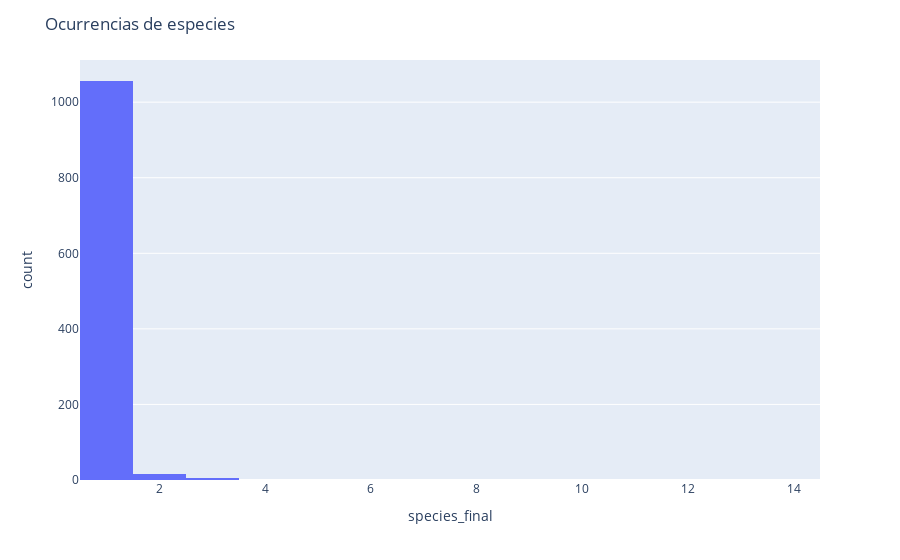

Notebook source saved alongside this figure:
### Code cell
#histograma de las especies agrupadas por numero de ocurrencias con plotly
print("Especie: \n\n",data.species_final.value_counts())
px.histogram(data.species_final.value_counts(), x="species_final").update_layout(title_text="Ocurrencias de especies")

### Figure 1 — Plotly figure (JSON) as saved in the notebook; plotly's stock layout.template omitted (floating-point values rounded to 4 significant figures; data arrays with more than 128 entries replaced by an {"elided": "..."} marker saying what was removed)
{"data": [{"alignmentgroup": "True", "bingroup": "x", "hovertemplate": "species_final=%{x}<br>count=%{y}<extra></extra>", "legendgroup": "", "marker": {"color": "#636efa", "pattern": {"shape": ""}}, "name": "", "offsetgroup": "", "orientation": "v", "showlegend": false, "type": "histogram", "x": {"elided": "1080 int values"}, "xaxis": "x", "yaxis": "y"}], "layout": {"barmode": "relative", "legend": {"tracegroupgap": 0}, "margin": {"t": 60}, "title": {"text": "Ocurrencias de especies"}, "xaxis": {"anchor": "y", "domain": [0, 1], "title": {"text": "species_final"}}, "yaxis": {"anchor": "x", "domain": [0, 1], "title": {"text": "count"}}}}
